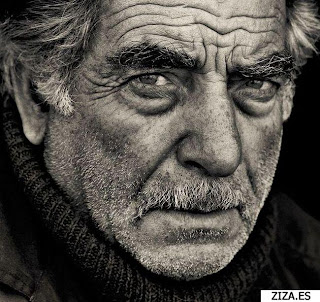
%> input picture PROCESAMIENTO DIGITAL DE IMAGENES/rostro.jpg, 320 x 302 px
$ octave PDI_Practica3.m   (GNU Octave 9; MATLAB toolbox functions it lacks are replaced by stand-ins)
%> lines starting %> are read from the running program, lines starting %| are printed output that depends on the picture
clear all
close all

%img = imread('paisaje1.jpg');
img = imread('rostro.jpg');
%> img is the input picture: size 302x320x3 uint8; mean R, G, B 79.2, 75.6, 70.2
%img = imread('colores.jpg');
%img = imread('bajaResolucion.jpg');
%img = imread('bajaResolucion1.jpg');


imagenAmpliada = imresize(img, 1.8, 'nearest');
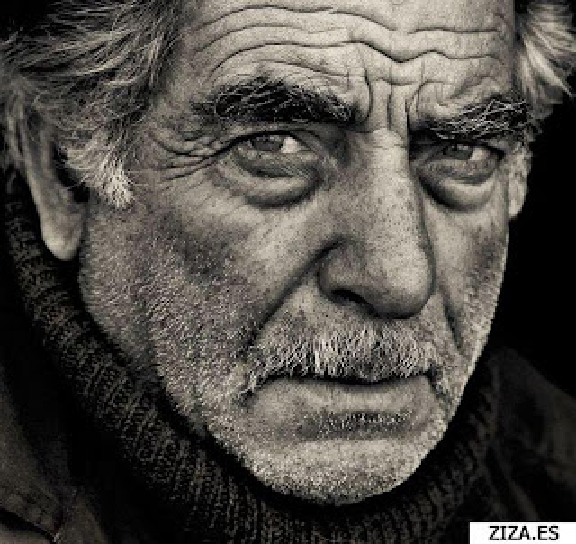
%> imagenAmpliada: size 544x576x3 uint8; mean R, G, B 79.3, 75.6, 70.2
imagenComprimida = imresize(img, 0.5, 'nearest');
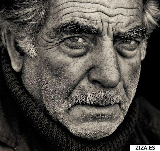
%> imagenComprimida: size 151x160x3 uint8; mean R, G, B 78.9, 75.3, 69.9
figure(1)
imshow(img)
figure(2)
imshow(imagenAmpliada)
title ('Imagen Ampliada con Nearest')
figure(3)
imshow(imagenComprimida)
title ('Imagen Comprimida con Nearest')


imagenAmpliada = imresize(img, 1.8, 'bilinear');
imagenComprimida = imresize(img, 0.6, 'bilinear');
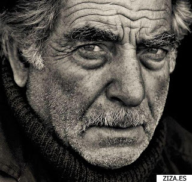
%> imagenComprimida: size 182x192x3 uint8; mean R, G, B 79.2, 75.6, 70.2

figure(4)
imshow(imagenAmpliada)
title ('Imagen Ampliada con Bilinear')
figure(5)
imshow(imagenComprimida)
title ('Imagen Comprimida con Bilinear')


imagenAmpliada = imresize(img, 1.8, 'bicubic');
imagenComprimida = imresize(img, 0.6, 'bicubic');

figure(6)
imshow(imagenAmpliada)
title ('Imagen Ampliada con Bicubic')
figure(7)
imshow(imagenComprimida)
title ('Imagen Comprimida con Bicubic')


imagenAmpliada = imresize(img, 1.8, 'lanczos3');
imagenComprimida = imresize(img, 0.6, 'lanczos3');

% 5 x 5
figure(8)
imshow(imagenAmpliada)
title ('Imagen Ampliada con Lanczos')
figure(9)
imshow(imagenComprimida)
title ('Imagen Comprimida con Lanczos')

$ run again, with PROCESAMIENTO DIGITAL DE IMAGENES/bajaResolucion.jpg copied over PROCESAMIENTO DIGITAL DE IMAGENES/rostro.jpg
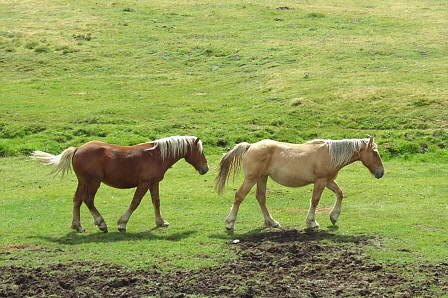
%> input picture PROCESAMIENTO DIGITAL DE IMAGENES/bajaResolucion.jpg, 448 x 298 px
%> img is the input picture: size 298x448x3 uint8; mean R, G, B 145.3, 157.1, 85.5
%> `imagenComprimida = imresize(img, 0.5, 'nearest');`:
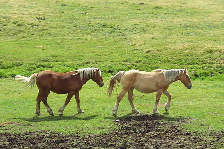
%> imagenComprimida: size 149x224x3 uint8; mean R, G, B 145.2, 156.9, 85.7
%> `imagenComprimida = imresize(img, 0.6, 'bilinear');`:
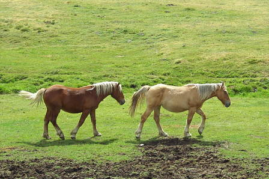
%> imagenComprimida: size 179x269x3 uint8; mean R, G, B 145.3, 157.1, 85.5

$ run again, with PROCESAMIENTO DIGITAL DE IMAGENES/bajaResolucion1.jpg copied over PROCESAMIENTO DIGITAL DE IMAGENES/rostro.jpg
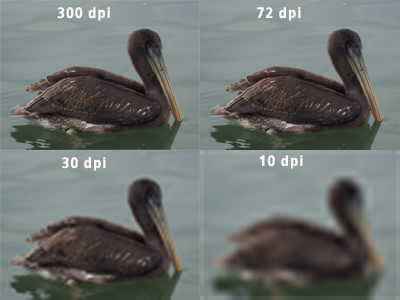
%> input picture PROCESAMIENTO DIGITAL DE IMAGENES/bajaResolucion1.jpg, 400 x 300 px
%> img is the input picture: size 300x400x3 uint8; mean R, G, B 106.9, 112.1, 109.1
%> `imagenComprimida = imresize(img, 0.5, 'nearest');`:
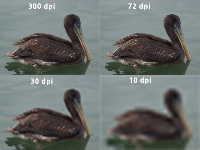
%> imagenComprimida: size 150x200x3 uint8; mean R, G, B 106.7, 111.8, 108.9
%> `imagenComprimida = imresize(img, 0.6, 'lanczos3');`:
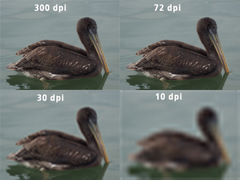
%> imagenComprimida: size 180x240x3 uint8; mean R, G, B 106.9, 112.1, 109.1; mean of the top-left, top-right, bottom-left and bottom-right quarters 109.3, 108.9, 108.9, 110.3
